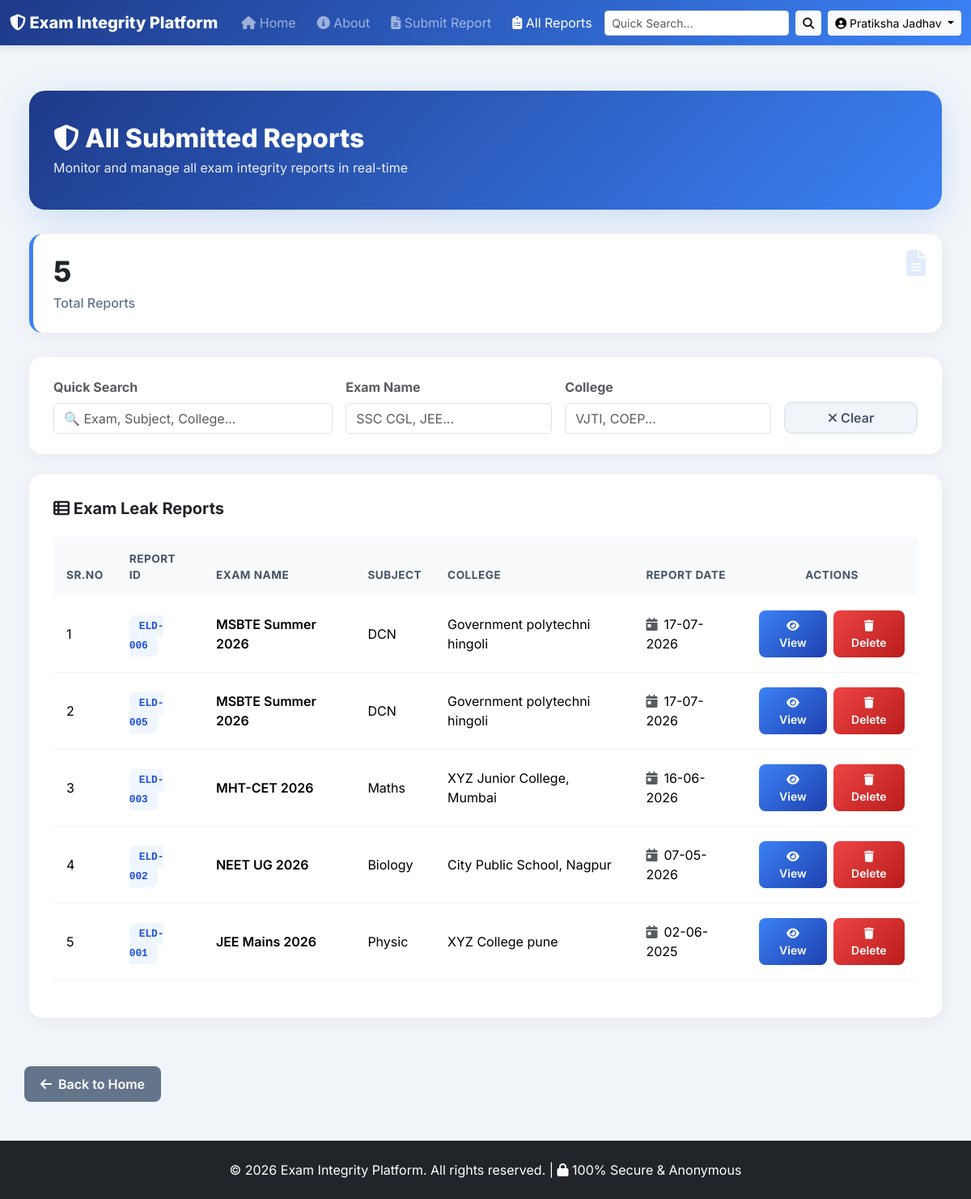
Page /report (signed in) on the committed database.
### tables this page shows
CREATE TABLE users (
            id INTEGER PRIMARY KEY AUTOINCREMENT,
            username TEXT NOT NULL UNIQUE,
            password TEXT NOT NULL,
            email TEXT UNIQUE,
            mobile TEXT UNIQUE,
            name TEXT,
            role TEXT DEFAULT 'student',

            -- Verification
            is_mobile_verified INTEGER DEFAULT 0,
            is_email_verified INTEGER DEFAULT 0,
            mobile_otp TEXT,
            otp_generated_at TEXT,

            -- Identity Proof 
            profile_photo TEXT,
            id_proof_type TEXT,
            id_proof_number TEXT,
            id_proof_photo TEXT,
            is_id_verified INTEGER DEFAULT 0,

            -- Tracking & Moderation
            signup_ip TEXT,
            signup_user_agent TEXT,
            created_at TEXT DEFAULT CURRENT_TIMESTAMP,
            is_blocked INTEGER DEFAULT 0,
            trust_score INTEGER DEFAULT 100
        );

CREATE TABLE entries (
            id INTEGER PRIMARY KEY AUTOINCREMENT,
            user_id INTEGER NOT NULL,
            exam_name TEXT NOT NULL,
            subject_name TEXT NOT NULL,
            college_name TEXT NOT NULL,
            status TEXT DEFAULT 'Pending',
            report_date TEXT,
            description TEXT,

            -- Incident Location
            incident_state TEXT,
            incident_district TEXT,
            incident_city TEXT,
            incident_college TEXT,
            incident_address TEXT,

            -- Multiple Files - JSON madhe store karu
            photos TEXT,
            videos TEXT,
            audios TEXT,

            -- Admin
            urgency_score INTEGER DEFAULT 0,
            ai_summary TEXT,
            fake_status TEXT,
            admin_remark TEXT,
            is_dummy INTEGER DEFAULT 0,
            created_at TEXT DEFAULT CURRENT_TIMESTAMP,
            updated_at TEXT, category TEXT DEFAULT 'Other', sentiment TEXT DEFAULT 'Normal',

            FOREIGN KEY (user_id) REFERENCES users (id)
        );

### app.py (the view)
@app.route('/report')
@login_required
def report_list():
    search = request.args.get('search', '').strip()
    sort_by = request.args.get('sort', 'id')
    order = request.args.get('order', 'desc')
    exam_filter = request.args.get('exam', '').strip()
    college_filter = request.args.get('college', '').strip()
    all_reports = []
    conn = get_db()
    conn.row_factory = sqlite3.Row
    base_query = 'SELECT * FROM entries WHERE 1=1'
    params = []
    if current_user.role!= 'admin':
        base_query += ' AND user_id =?'
        params.append(current_user.id)
    if search:
        base_query += ' AND (exam_name LIKE? OR subject_name LIKE? OR college_name LIKE? OR description LIKE?)'
        search_term = f'%{search}%'
        params.extend([search_term] * 4)
    if exam_filter:
        base_query += ' AND exam_name LIKE?'
        params.append(f'%{exam_filter}%')
    if college_filter:
        base_query += ' AND college_name LIKE?'
        params.append(f'%{college_filter}%')
    valid_sorts = ['id', 'exam_name', 'subject_name', 'college_name', 'report_date']
    sort_column = 'id' if sort_by == 'display_id' else sort_by
    if sort_column not in valid_sorts: sort_column = 'id'
    sort_order = 'DESC' if order == 'desc' else 'ASC'
    base_query += f' ORDER BY {sort_column} {sort_order}'
    db_reports = conn.execute(base_query, params).fetchall()
    conn.close()
    for row in db_reports:
        report_dict = dict(row)
        report_dict['display_id'] = f"ELD-{report_dict['id']:03d}"
        report_dict['is_dummy'] = False
        report_dict['view_url'] = url_for('view_report', id=report_dict['id'])
        report_dict['delete_url'] = url_for('delete_report', id=report_dict['id'])
        report_dict['report_date_display'] = report_dict['report_date']
        if report_dict['report_date']:
            try:
                date_obj = datetime.strptime(report_dict['report_date'], '%Y-%m-%d')
                report_dict['report_date_display'] = date_obj.strftime('%d-%m-%Y')
            except: pass
        all_reports.append(report_dict)
    return render_template("reports.html", reports=all_reports, search=search, sort_by=sort_by, order=order, exam_filter=exam_filter, college_filter=college_filter)

### app.py (called while the page is built)
@login_manager.user_loader
def load_user(user_id):
    conn = get_db()
    user_row = conn.execute('SELECT * FROM users WHERE id =?', (user_id,)).fetchone()
    conn.close()
    if user_row:
        user = dict(user_row)
        return User(
            id=user['id'],
            username=user['username'],
            name=user.get('name', 'User'), # HE ADD KAR
            role=user.get('role', 'student'),
            is_mobile_verified=user.get('is_mobile_verified', 0),
            is_email_verified=user.get('is_email_verified', 0),
            is_blocked=user.get('is_blocked', 0)
        )
    return None

@app.context_processor
def inject_notifications():
    if 'user_id' in session:
        conn = get_db()
        count = conn.execute("SELECT COUNT(*) FROM notifications WHERE is_read = 0").fetchone()[0]
        return dict(unread_count=count)
    return dict(unread_count=0)

### database.py (called while the page is built)
def get_db():
    conn = sqlite3.connect(DB_PATH)
    conn.row_factory = sqlite3.Row
    return conn

### templates/reports.html (shortened to what this page needs)
{% extends "base.html" %}
{% block content %}
<link href="https://cdn.jsdelivr.net/npm/bootstrap@5.3.2/dist/css/bootstrap.min.css" rel="stylesheet">
<link rel="stylesheet" href="https://cdnjs.cloudflare.com/ajax/libs/font-awesome/6.5.0/css/all.min.css">
<div class="container-fluid px-4 py-3">
    <div class="page-header">
        <h2><i class="fas fa-shield-halved"></i> All Submitted Reports</h2>
        <p>Monitor and manage all exam integrity reports in real-time</p>
    </div>
    <div class="stats-grid">
        <div class="stat-card">
            <i class="fas fa-file-alt fa-2x" style="color:#3b82f6; position:absolute; top:20px; right:20px; opacity:0.15"></i>
            <h4>{{ reports|length }}</h4>
            <p>Total Reports</p>
        </div>
    </div>
    <div class="filter-card">
        <div class="row g-3">
            <div class="col-md-4">
                <label class="form-label fw-bold text-muted">Quick Search</label>
                <input type="text" id="searchInput" class="form-control" placeholder="🔍 Exam, Subject, College..." value="{{ search }}">
            </div>
            <div class="col-md-3">
                <label class="form-label fw-bold text-muted">Exam Name</label>
                <input type="text" id="examInput" class="form-control" placeholder="SSC CGL, JEE..." value="{{ exam_filter }}">
            </div>
            <div class="col-md-3">
                <label class="form-label fw-bold text-muted">College</label>
                <input type="text" id="collegeInput" class="form-control" placeholder="VJTI, COEP..." value="{{ college_filter }}">
            </div>
            <div class="col-md-2 d-flex align-items-end">
                <button id="clearBtn" class="btn btn-clear w-100"><i class="fas fa-times"></i> Clear</button>
            </div>
        </div>
    </div>
    <div class="table-card">
        <h5 class="fw-bold mb-4"><i class="fas fa-table-list"></i> Exam Leak Reports</h5>
        {% if reports %}
        <div class="table-responsive">
            <table class="table" id="reportTable">
                <thead>
                    <tr>
                        <th>Sr.No</th>
                        <th>Report ID</th>
                        <th>Exam Name</th>
                        <th>Subject</th>
                        <th>College</th>
                        <th>Report Date</th>
                        <th class="text-center">Actions</th>
                    </tr>
                </thead>
                <tbody>
                    {% for report in reports %}
                    <tr>
                        <td>{{ loop.index }}</td>
                        <td>
                            <span class="report-id">{{ report.display_id }}</span>
                        </td>
                        <td class="fw-semibold">{{ report.exam_name }}</td>
                        <td>{{ report.subject_name }}</td>
                        <td>{{ report.college_name }}</td>
                        <td><i class="fas fa-calendar-day text-muted me-2"></i>{{ report.report_date_display }}</td>
                        <td class="text-center">
                            <div class="d-flex gap-2 justify-content-center">
                                <a href="{{ report.view_url }}" class="btn btn-sm btn-view text-white">
                                    <i class="fas fa-eye"></i> View
                                </a>
                                {% if current_user.role == 'admin' or report.user_id == current_user.id %}
                                <form action="{{ report.delete_url }}" method="POST" style="margin:0;">
                                    <button type="submit" class="btn btn-sm btn-delete text-white" onclick="return confirm('Delete this report? This cannot be undone.');">
                                        <i class="fas fa-trash"></i> Delete
                                    </button>
                                </form>
                                {% endif %}
                            </div>
                        </td>
                    </tr>
                    {% else %}
                    <tr><td colspan="7" class="text-center py-5 text-muted">No reports found</td></tr>
                    {% endfor %}
                </tbody>
            </table>
        </div>
        {% else %}
        <div class="empty-state" style="display:block">
            <i class="fas fa-inbox fa-3x mb-3"></i>
            <h5>No Reports Yet</h5>
            <p>Submit your first report to see it here</p>
        </div>
        {% endif %}
    </div>
</div>
{% endblock %}

### templates/base.html (shortened to what this page needs)
<!DOCTYPE html>
<html lang="en">
<head>
    <link href="https://cdn.jsdelivr.net/npm/bootstrap@5.3.0/dist/css/bootstrap.min.css" rel="stylesheet">
    <link rel="stylesheet" href="https://cdnjs.cloudflare.com/ajax/libs/font-awesome/6.4.0/css/all.min.css">
</head>
<body>
<nav class="navbar navbar-expand-lg navbar-dark" style="background: linear-gradient(135deg, #1e3a8a 0%, #3b82f6 100%);">
    <div class="container-fluid" style="max-width: 1400px;">
        <a class="navbar-brand" href="{{ url_for('home') }}">
            <i class="fas fa-shield-alt"></i> Exam Integrity Platform
        </a>
        <div class="collapse navbar-collapse" id="navbarContent">
            <ul class="navbar-nav me-auto mb-2 mb-lg-0">
                <li class="nav-item">
                    <a class="nav-link {% if request.endpoint == 'home' %}active{% endif %}" href="{{ url_for('home') }}">
                        <i class="fas fa-home"></i> Home
                    </a>
                </li>
                <li class="nav-item">
                    <a class="nav-link {% if request.endpoint == 'about' %}active{% endif %}" href="{{ url_for('about') }}">
                        <i class="fas fa-info-circle"></i> About
                    </a>
                </li>
                {% if current_user.is_authenticated %}
                <li class="nav-item">
                    <a class="nav-link {% if request.endpoint == 'form' %}active{% endif %}" href="{{ url_for('form') }}">
                        <i class="fas fa-file-alt"></i> Submit Report
                    </a>
                </li>
                <li class="nav-item">
                    <a class="nav-link {% if request.endpoint == 'report_list' %}active{% endif %}" href="{{ url_for('report_list') }}">
                        <i class="fas fa-clipboard-list"></i> All Reports
                    </a>
                </li>
                {% endif %}
            </ul>
            <div class="d-flex align-items-center gap-2">
                {% if current_user.is_authenticated %}
                <form class="d-flex" action="{{ url_for('report_list') }}" method="GET">
                    <input class="form-control form-control-sm search-input me-2"
                           type="search"
                           name="search"
                           placeholder="Quick Search..."
                           style="min-width: 200px;">
                    <button class="btn btn-light btn-sm" type="submit" title="Search">
                        <i class="fas fa-search"></i>
                    </button>
                </form>
                {% endif %}
                {% if current_user.is_authenticated %}
                    <div class="dropdown">
                        <button class="btn btn-light btn-sm dropdown-toggle" type="button" data-bs-toggle="dropdown">
                            <i class="fas fa-user-circle"></i> {{ current_user.username }}
                        </button>
                    </div>
                {% endif %}
            </div>
        </div>
    </div>
</nav>
<main class="container-fluid py-4" style="max-width: 1400px;">
    {% block content %}{% endblock %}
</main>
<div>
    <a href="{{url_for('home')}}" class="back-btn">
        <i class="fas fa-arrow-left"></i> Back to Home
    </a>
</div>
<footer class="bg-dark text-white text-center py-4 mt-5">
    <div class="container">
        <p class="mb-0">&copy; 2026 Exam Integrity Platform. All rights reserved. | <i class="fas fa-lock"></i> 100% Secure & Anonymous</p>
    </div>
</footer>
</body>
</html>

### templates/base.html (style rules this page uses)
body { font-family: 'Segoe UI', Tahoma, Geneva, Verdana, sans-serif; background: #f8fafc; }
.navbar { box-shadow: 0 2px 10px rgba(0,0,0,0.1); padding: 12px 0; }
.navbar-brand { font-size: 20px; font-weight: 800; }
.nav-link { font-weight: 500; margin: 0 5px; border-radius: 6px; transition: all 0.3s; }
.btn { font-weight: 600; border-radius: 8px; transition: all 0.3s; }
.back-btn { background: #64748b; color:white; padding:10px 20px; border-radius: 8px; text-decoration: none; display:inline-flex; align-items: center; gap:8px; margin-top:20px; margin-left:30px; font-weight:600; transition:all 0.3s; }
.search-input { border-radius: 8px; border: 2px solid rgba(255,255,255,0.3); background: rgba(255,255,255,0.1); color: white; }
.search-input::placeholder { color: rgba(255,255,255,0.7); }

### templates/reports.html (style rules this page uses)
body { font-family: 'Inter', sans-serif; background: #f1f5f9; }
.page-header { background: linear-gradient(135deg, #1e3a8a 0%, #3b82f6 100%); padding: 40px 30px; border-radius: 20px; color: white; margin-bottom: 30px; box-shadow: 0 10px 40px rgba(59, 130, 246, 0.2); }
.page-header h2 { font-weight: 800; font-size: 2rem; margin: 0; }
.page-header p { opacity: 0.9; margin: 5px 0 0 0; }
.stats-grid { display: grid; grid-template-columns: repeat(auto-fit, minmax(240px, 1fr)); gap: 20px; margin-bottom: 30px; }
.stat-card { background: white; padding: 25px; border-radius: 16px; border-left: 5px solid #3b82f6; box-shadow: 0 4px 20px rgba(0,0,0,0.05); position: relative; }
.stat-card h4 { font-size: 2.2rem; font-weight: 800; margin: 0; }
.stat-card p { color: #64748b; font-weight: 500; margin: 5px 0 0 0; }
.filter-card { background: white; border-radius: 16px; padding: 25px 30px; box-shadow: 0 4px 20px rgba(0,0,0,0.05); margin-bottom: 25px; }
.btn-clear { background: #f1f5f9; border: 2px solid #e2e8f0; color: #475569; border-radius: 10px; font-weight: 600; }
.table-card { background: white; border-radius: 16px; padding: 30px; box-shadow: 0 4px 20px rgba(0,0,0,0.05); }
.table thead th { background: #f8fafc; color: #475569; font-weight: 700; font-size: 0.85rem; text-transform: uppercase; letter-spacing: 0.5px; border: none; padding: 16px; }
.table tbody td { padding: 18px 16px; vertical-align: middle; border-color: #f1f5f9; }
.report-id { background: #eff6ff; color: #1d4ed8; padding: 6px 12px; border-radius: 8px; font-weight: 700; font-size: 0.8rem; font-family: monospace; }
.btn-view { background: linear-gradient(135deg, #3b82f6, #1e40af); border: none; border-radius: 8px; padding: 8px 16px; font-weight: 600; transition: all 0.2s; }
.btn-delete { background: linear-gradient(135deg, #ef4444, #b91c1c); border: none; border-radius: 8px; padding: 8px 16px; font-weight: 600; transition: all 0.2s; }

### rows in the picture
users: username "Pratiksha Jadhav"
entries: display_id "ELD-006", exam_name "MSBTE Summer 2026", subject_name "DCN", college_name "Government polytechni hingoli", report_date_display "17-07-2026"
entries: display_id "ELD-005", exam_name "MSBTE Summer 2026", subject_name "DCN", college_name "Government polytechni hingoli", report_date_display "17-07-2026"
entries: display_id "ELD-003", exam_name "MHT-CET 2026", subject_name "Maths", college_name "XYZ Junior College, Mumbai", report_date_display "16-06-2026"
entries: display_id "ELD-002", exam_name "NEET UG 2026", subject_name "Biology", college_name "City Public School, Nagpur", report_date_display "07-05-2026"
entries: display_id "ELD-001", exam_name "JEE Mains 2026", subject_name "Physic", college_name "XYZ College pune", report_date_display "02-06-2025"

### other values in the picture
{{ reports|length }} "5"
